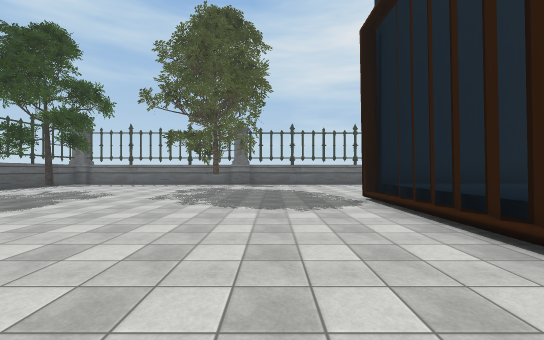
view 1 (above)

19 first-person views from a walk through a 3-D level made in the Unity game engine. The camera is 1.5 m above the floor, looks level and sees 90° across. The floor is counted in squares, 2 m on a side. Each view is taken from the middle of a square. On the plan, view 1 faces up. The plan holds only what a view shows up to about 10 squares ahead; the rest is blank. Some surface patterns are stand-ins.

view 2
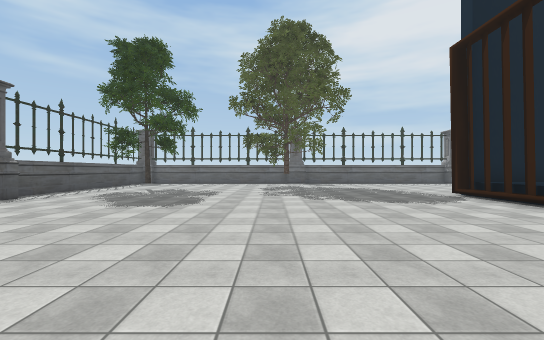

view 3
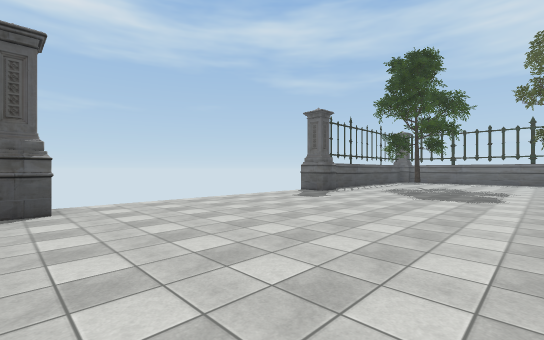

view 4
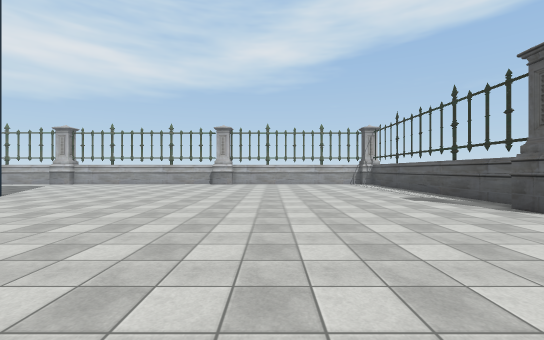

view 5
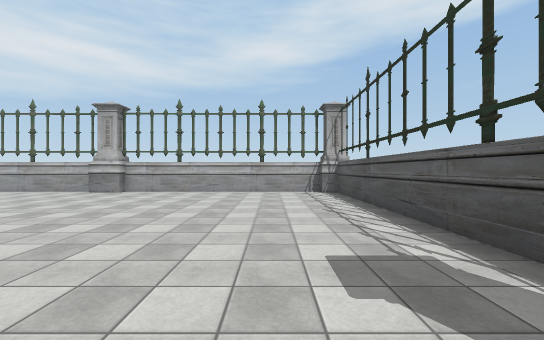

view 6
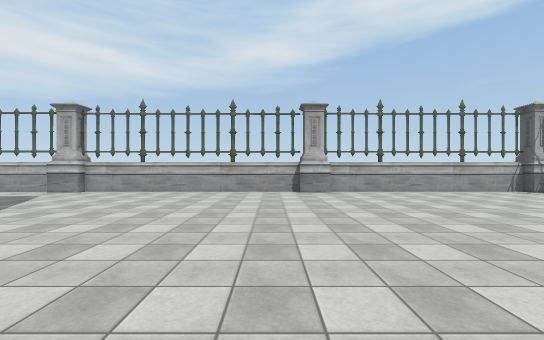

view 7
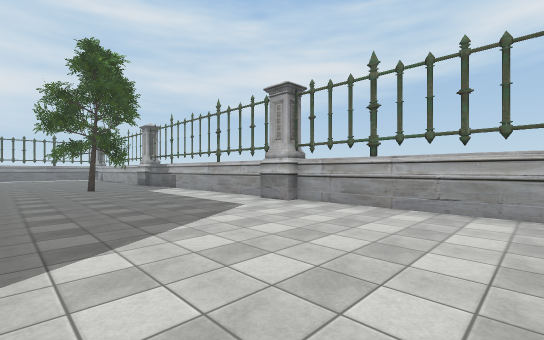

view 8
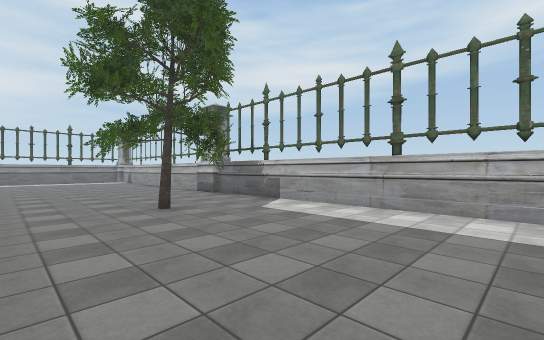

view 9
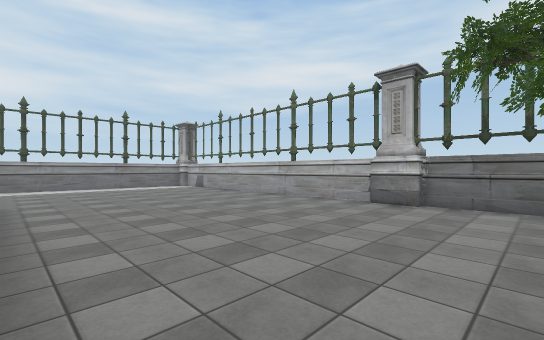

view 10
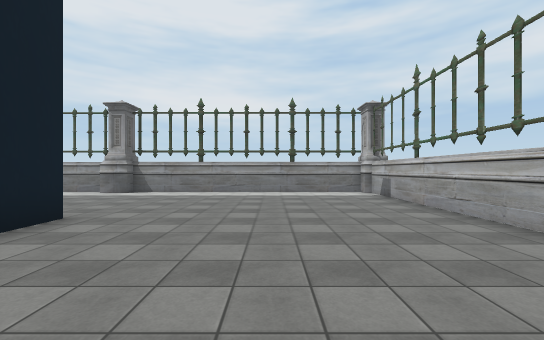

view 11
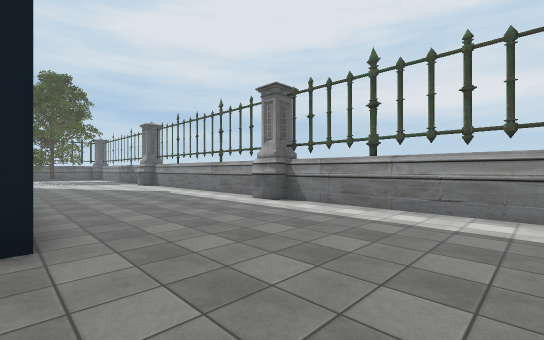

view 12
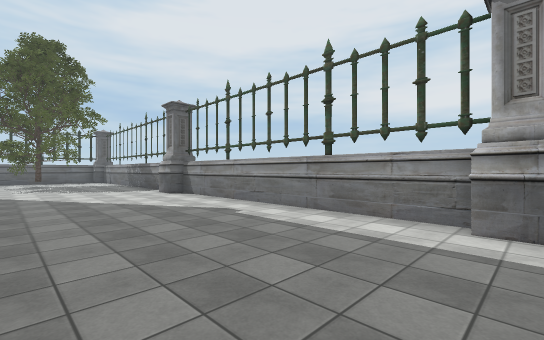

view 13
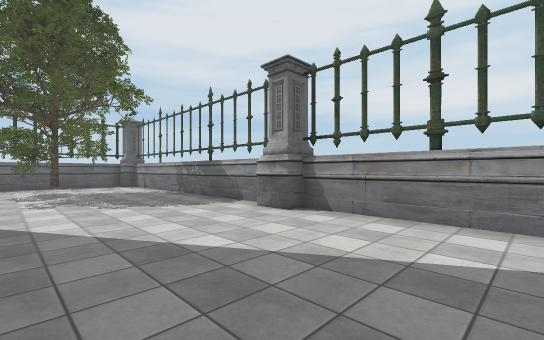

view 14
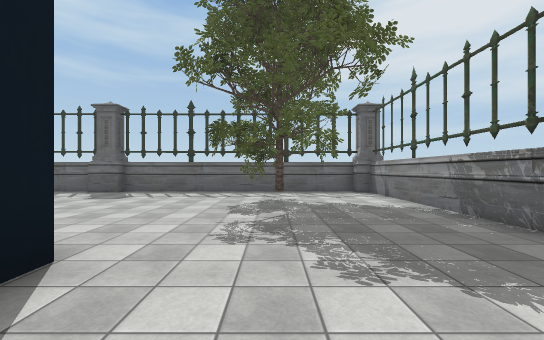

view 15
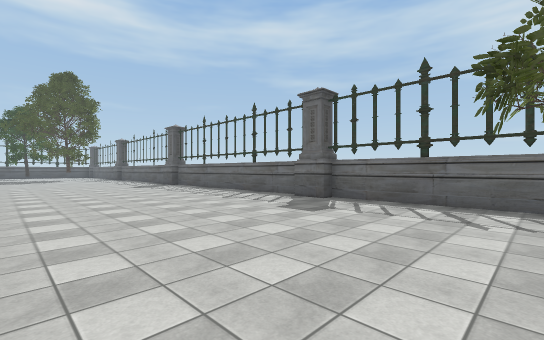

view 16
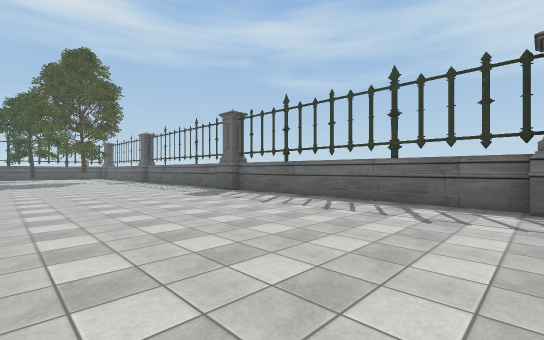

view 17
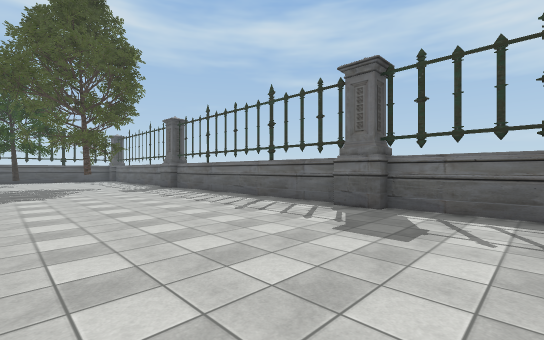

view 18
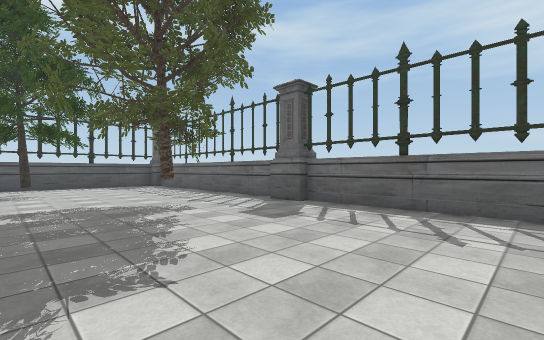

view 19
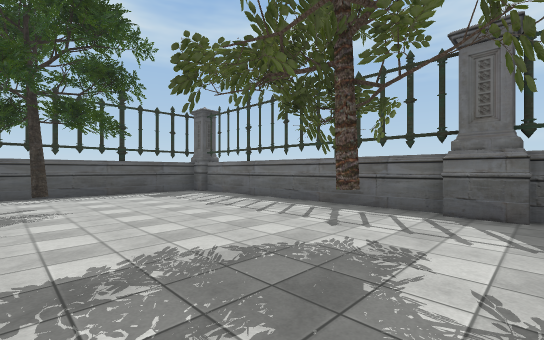

### Floor plan
Points are (right, up) in squares from view 1. A wall is a line through its corners. A room is listed if a view was taken in it or the views show most of it. See-through windows are left out.
Room 1 (views 1, 2, 3, 4, 5, 6, 7, 8, 9, 10, 11, 12, 13, 14, 15, 16, 17, 18, 19)
walls: (2.4, 2.4) (2.6, 2.9); (2.4, 2.8) (2.6, 3.4); (2.4, 3.3) (2.6, 3.9); (2.4, 4) (2.6, 4.5); (2.4, 4.6) (2.6, 5); (2.4, 5.1) (2.6, 5.6); (2.4, 5.7) (2.6, 6.2); (2.4, 6.3) (2.6, 6.8); (6.4, 6.8) (2.2, 6.8); (-10.2, -3.7) (-10.2, -12); (-1.5, -12.4) (5.5, -12.3); (6.6, -12.3) (14.5, -12.3); (6.6, 14.4) (-1.2, 14.4); (-2.7, 14.4) (-9.2, 14.3); (-10.2, 13.5) (-10.2, 6.6); (-9.8, -12.4) (-2.9, -12.4); (20.2, 7.2) (20.2, 6.8); (15.8, 14.5) (7.7, 14.4); (20.2, -5.8) (19.1, -5.8); (16.4, -12.3) (24.9, -12.2); (25.3, -2.6) (25.3, 3.5); (25.3, 5.7) (25.3, 13.5); (24.5, 14.5) (16.8, 14.5); (25.3, -12) (25.3, -4.5)
low walls: (2.4, 2.3) (2.4, 3.3)
objects: fence (-11, -3) to (-10, -2); fence (-11, 5) to (-10, 6); fence (-11, 14) to (-10, 15); tree (-8, 10); tree (-3, 12); fence (-2, -13) to (-2, -12); fence (-2, 14); fence (7, 14); tree (12, -10); fence (15, -13) to (16, -13); fence (16, 14); tree (22, 12); fence (25, -4) to (26, -3); fence (25, 4) to (26, 5); fence (25, 15)

Where each view was taken, in squares from view 1:
view 1: 0 up, 0 right, facing up
view 2: 1 down, 3 left, facing up
view 3: 3 down, 4 left, facing up-left
view 4: 2 up, 5 left, facing down
view 5: 3 down, 8 left, facing down
view 6: 3 down, 1 left, facing down
view 7: 7 down, 1 right, facing down-right
view 8: 7 down, 7 right, facing down-right
view 9: 6 down, 13 right, facing down-right
view 10: 9 down, 16 right, facing right
view 11: 9 down, 20 right, facing up-right
view 12: 4 down, 21 right, facing up-right
view 13: 1 up, 21 right, facing up-right
view 14: 5 up, 22 right, facing up
view 15: 8 up, 21 right, facing up-left
view 16: 8 up, 16 right, facing up-left
view 17: 9 up, 10 right, facing up-left
view 18: 9 up, 3 right, facing up-left
view 19: 9 up, 1 left, facing up-left
